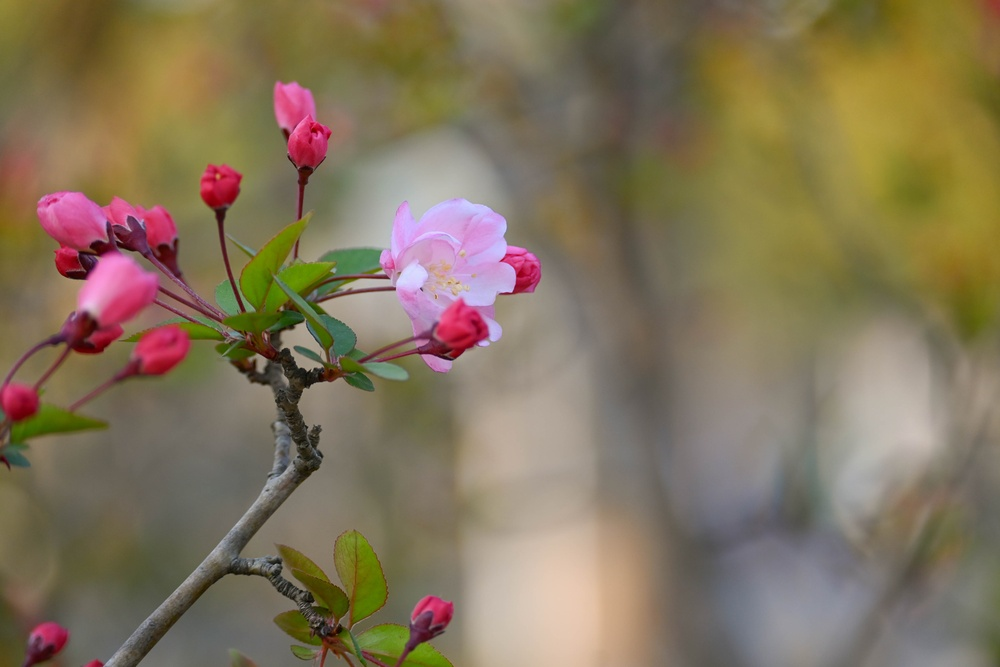
#> input picture resource/assets/default_bg.jpg, 1000 x 667 px, shrunk from 5568 x 3712 before the run
$ python -i test.py   (imports and definitions only)
#> lines starting #> are read from the running program, lines starting #| are printed output that depends on the picture; after the words box and inside, x2 and y2 are one past the last pixel; in counts of white or black regions, pixels touching at a corner belong together
#> further down, picture is the input picture: PIL image 1000x667 RGB; mean R, G, B 131, 116.5, 91.1
from PIL import Image, ImageDraw, ImageFilter
from pathlib import Path
from app.config import ASSETS_PATH, CACHE_PATH

PADDING_PERCENT_IN_BACKGROUND = 0.15
GAUSSIAN_KERNEL_RADIUS = 35


def add_effects(img: Image.Image) -> Image.Image:
    """添加圆角阴影+背景模糊效果
    Args:
        img: 输入图片
    Returns:
        带特效的图片(RGBA)
    """

    # 1. 添加圆角
    img = img.convert("RGBA")
    rounded_img = add_rounded_corners(img)

    # 2. 添加阴影
    shadow_img = add_shadow(rounded_img)

    # 3. 添加背景模糊 (修改后的实现)
    final_img = add_background_blur(shadow_img)

    return rounded_img


def add_rounded_corners(img: Image.Image) -> Image.Image:
    """添加圆角效果"""
    radius = min(img.width, img.height) // 20
#> radius = 33
    mask = Image.new("L", img.size, 0)
#> mask: PIL image 1000x667 L; every value is 0
    draw = ImageDraw.Draw(mask)
    draw.rounded_rectangle([(0, 0), img.size], radius=radius, fill=255)
    img.putalpha(mask)
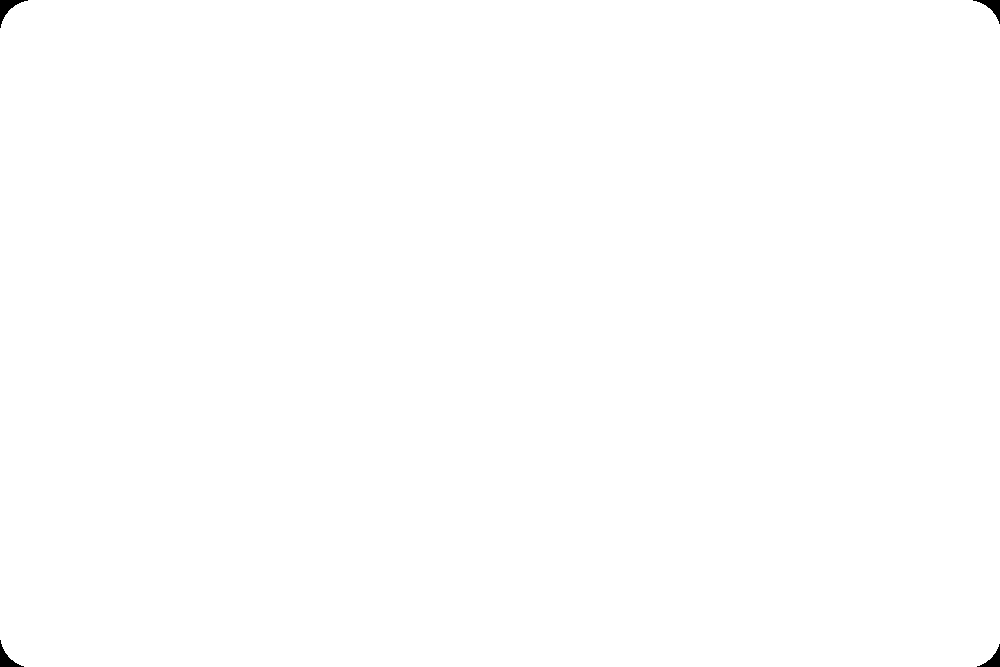
#> mask: PIL image 1000x667 L; 99.9% white; 4 black regions, box (x1, y1, x2, y2) and area: (0, 0, 28, 28) 244, (973, 0, 1000, 24) 216, (0, 640, 24, 667) 216, (977, 644, 1000, 667) 189
    return img


def add_shadow(img: Image.Image) -> Image.Image:
    """添加阴影效果"""
    shadow_blur: int = 20
    shadow_color: tuple = (40, 40, 40, 180)
    corner_radius = min(img.width, img.height) // 20
#> corner_radius = 33

    padding = shadow_blur * 2
    shadow_size = (img.width + padding, img.height + padding)
#> shadow_size = (1040, 707)

    # 创建阴影层
    shadow = Image.new("RGBA", shadow_size, (0, 0, 0, 0))
#> shadow: PIL image 1040x707 RGBA; every value is 0
    draw = ImageDraw.Draw(shadow)
    draw.rounded_rectangle(
        [(shadow_blur, shadow_blur),
         (img.width + shadow_blur, img.height + shadow_blur)],
        radius=corner_radius,
        fill=shadow_color
    )
    shadow = shadow.filter(ImageFilter.GaussianBlur(shadow_blur))
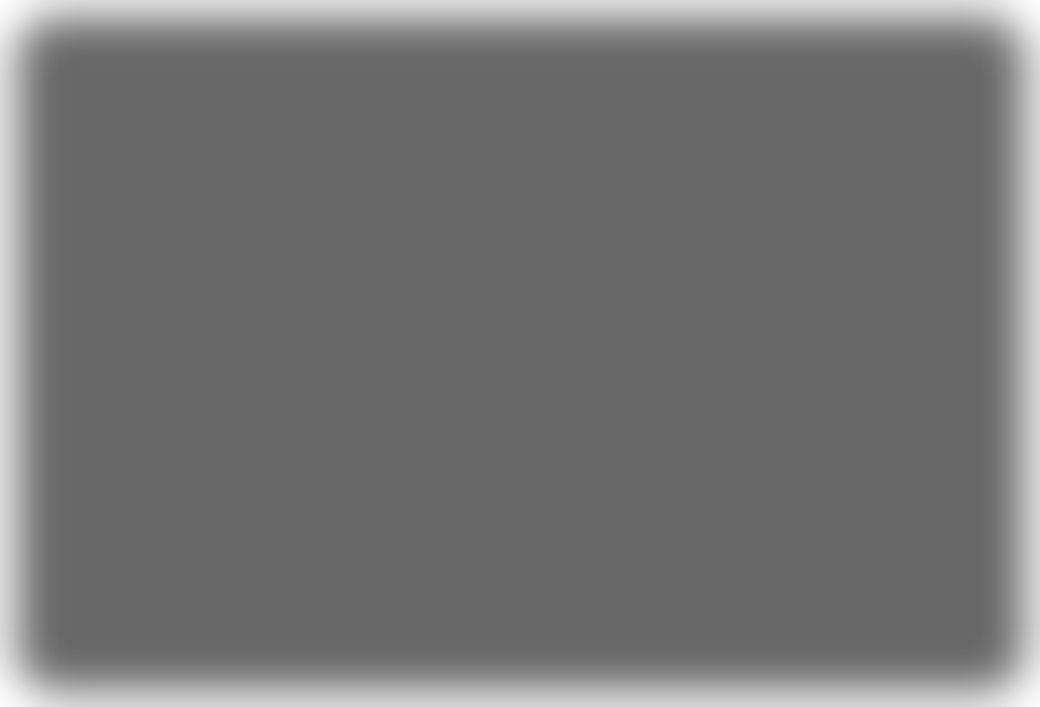
#> shadow: PIL image 1040x707 RGBA; mean R, G, B, A 36.1, 36.1, 36.1, 162.5; transparent parts drawn white

    # 合成图片
    result = Image.new("RGBA", shadow_size, (255, 255, 255, 255))
#> result: PIL image 1040x707 RGBA; every value is 255
    result.paste(shadow, (0, 0), shadow)
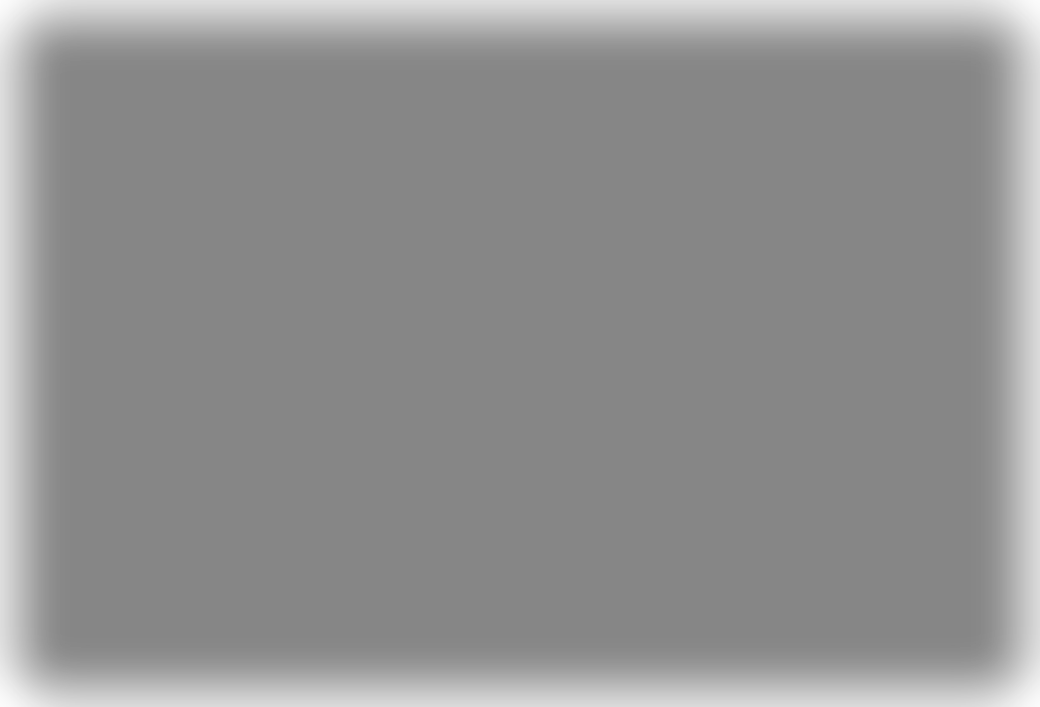
#> result: PIL image 1040x707 RGBA; mean R, G, B, A 116.6, 116.6, 116.6, 201.5; transparent parts drawn white
    result.paste(img, (shadow_blur//2, shadow_blur//2), img)
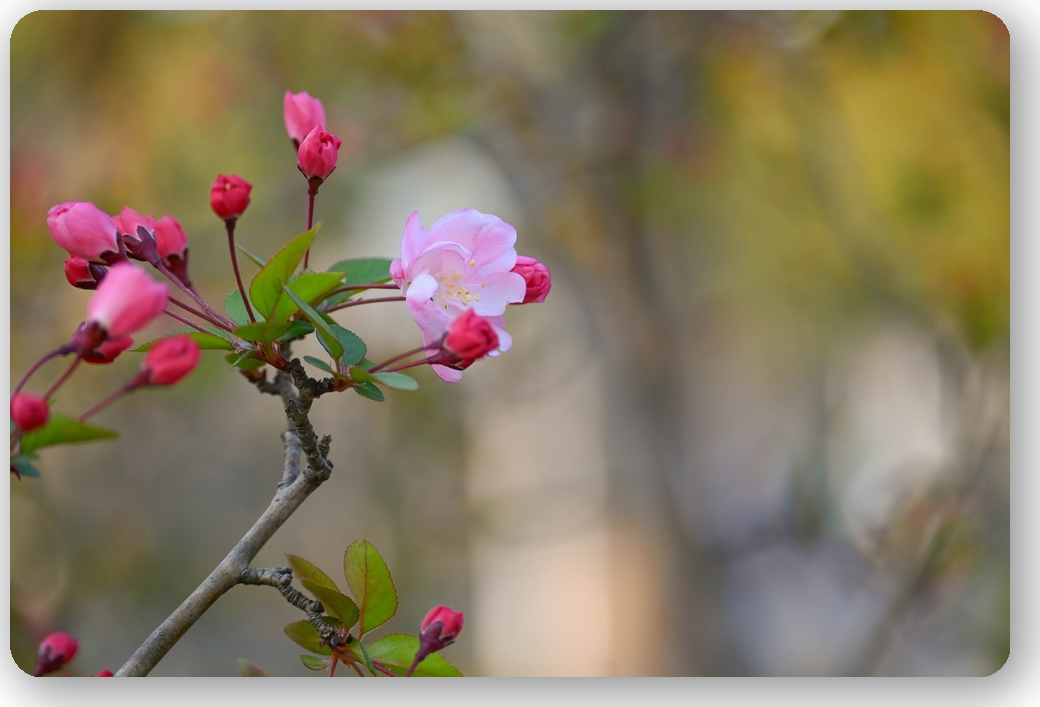
#> result: PIL image 1040x707 RGBA; mean R, G, B, A 136.7, 123.6, 100.5, 250.6; transparent parts drawn white
    return result


def add_background_blur(img: Image.Image) -> Image.Image:
    """添加有效的背景模糊效果"""
    """创建扩展的模糊背景"""
    # 转换为RGB确保无alpha通道
    bg = img.convert('RGB')

    # 应用高斯模糊
    bg = bg.filter(ImageFilter.GaussianBlur(GAUSSIAN_KERNEL_RADIUS))
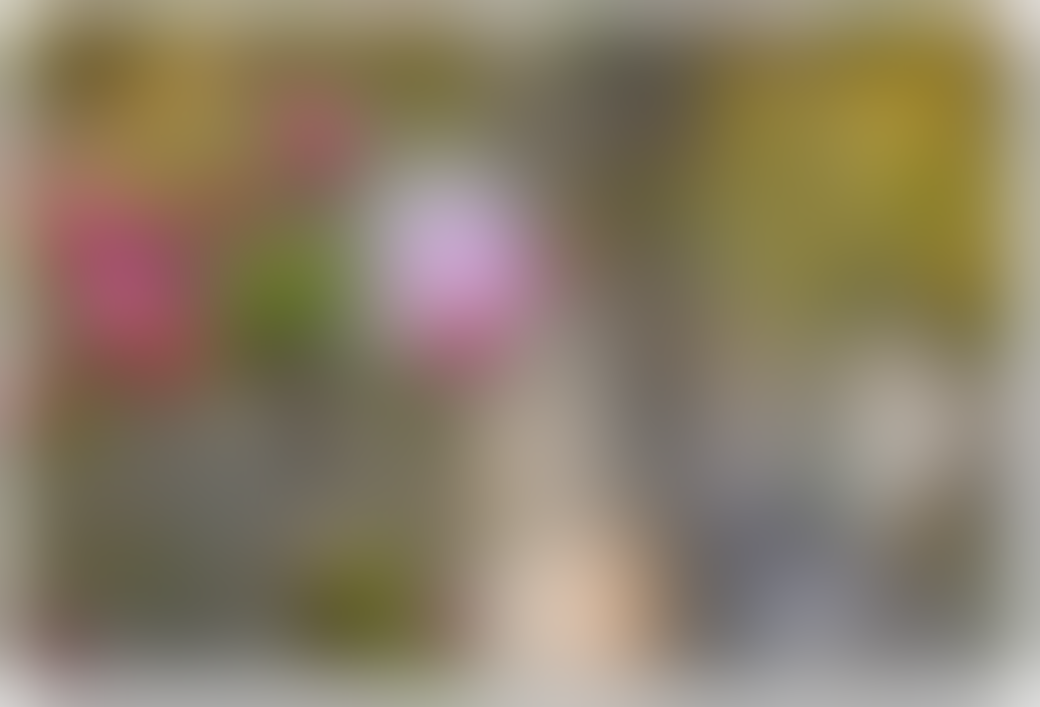
#> bg: PIL image 1040x707 RGB; mean R, G, B 139.1, 126.3, 104

    # 调整亮度
    white = Image.new('RGB', bg.size, (255, 255, 255))
#> white: PIL image 1040x707 RGB; every value is 255
    bg = Image.blend(bg, white, 0.1)

    # 扩展尺寸
    new_size = (
        int(img.width * (1 + PADDING_PERCENT_IN_BACKGROUND)),
        int(img.height * (1 + PADDING_PERCENT_IN_BACKGROUND))
    )
#> new_size = (1196, 813)
    blurred_bg = bg.resize(new_size)
    foreground = add_rounded_corners(img)
#> in add_rounded_corners (call 2), `mask = Image.new("L", img.size, 0)`: mask: PIL image 1040x707 L; every value is 0
#> in add_rounded_corners (call 2), `img.putalpha(mask)`: mask: PIL image 1040x707 L; 99.9% white; 4 black regions, box (x1, y1, x2, y2) and area: (0, 0, 30, 30) 275, (1011, 0, 1040, 25) 245, (0, 678, 25, 707) 245, (1016, 683, 1040, 707) 216

    # 计算居中位置
    x_offset = int((blurred_bg.width - foreground.width) / 2)
#> x_offset = 78
    y_offset = int((blurred_bg.height - foreground.height) / 2)
#> y_offset = 53

    # 创建结果画布
    result = blurred_bg.convert("RGBA")
#> result: PIL image 1196x813 RGBA

    # 粘贴前景图（使用alpha通道）
    result.paste(foreground, (x_offset, y_offset), foreground)
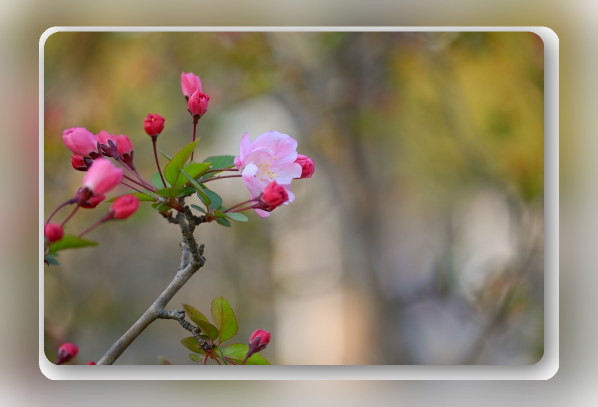
#> result: PIL image 1196x813 RGBA (shown at 1/2 size); mean R, G, B, A 143.6, 131.6, 109.7, 255
    return result


# [8 lines not run here, left out]

>>> from PIL import Image
>>> picture = Image.open('resource/assets/default_bg.jpg')
>>> result = add_effects(picture)
